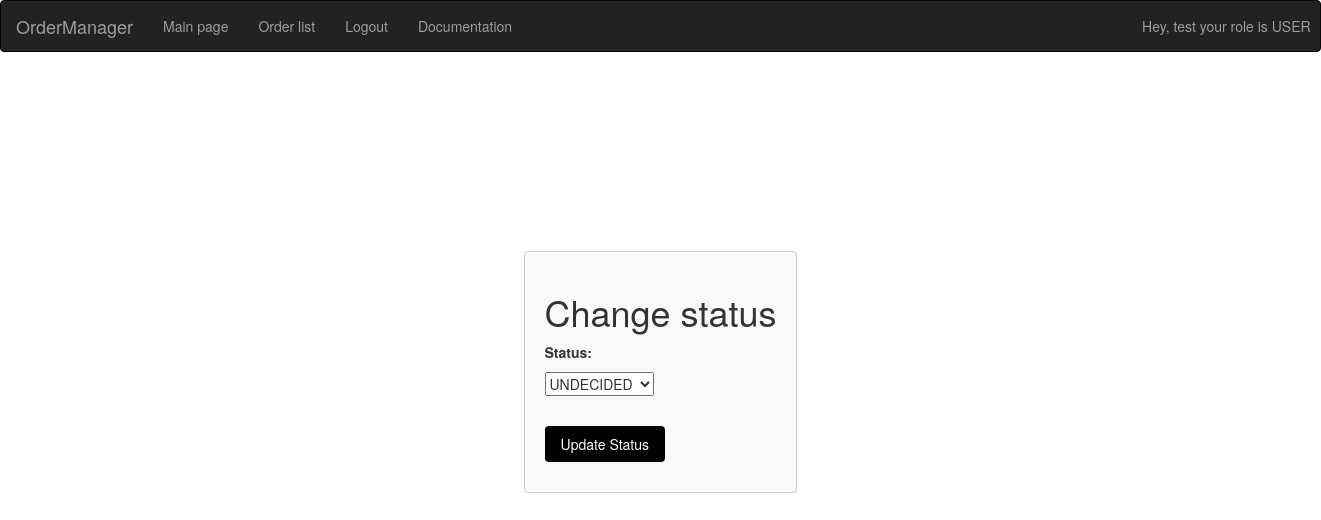
Page /orders/5/change_status/ (signed in) on the committed database.
### users/models.py (models this page shows, shortened)
class User(AbstractUser):
    class Role(models.TextChoices):
        USER = "USER", "user"
        CASHIER = "CASHIER", "cashier"
        CONSULTANT = "CONSULTANT", "consultant"
        BOOKER = "BOOKER", "booker"
    base_role = Role.USER
    role = models.CharField(max_length=50, choices=Role.choices, blank=True, null=True)

### market/models.py (models this page shows, shortened)
class OrderItem(models.Model):
    STATUS_CHOICES = (
        ("Undecided", "UNDECIDED"),
        ("Paid", "PAID"),
        ("Completed", "COMPLETED"),
    )
    product = models.ForeignKey(Product, on_delete=models.CASCADE, related_name='order_item')
    price = models.DecimalField(max_digits=10, decimal_places=2, blank=True, null=True)
    address = models.CharField(max_length=250, default="")
    postal_code = models.CharField(max_length=20, default="")
    city = models.CharField(max_length=100, default="")
    created = models.DateTimeField(
        auto_now_add=False, blank=True, null=True, default=timezone.now
    )
    updated = models.DateTimeField(
        auto_now_add=False, blank=True, null=True, default=timezone.now
    )
    customer = models.ForeignKey(User, null=True, blank=True, on_delete=models.CASCADE)
    file = models.FileField(default="", null=True, blank=True)
    is_paid = models.BooleanField(default=False, null=True, blank=True)
    status = models.CharField(
        max_length=10, choices=STATUS_CHOICES, default="Undecided"
    )

### market/views.py (the view, shortened to what this page needs)
class ChangeOrderStatusView(LoginRequiredMixin, View):
    def get(self, request, pk):
        order = get_object_or_404(OrderItem, id=pk)
        choices = get_choices(request, order)
        context = {"order": order, "page": "edit", "choices": choices}
        return render(request, "market/order_form.html", context)

### market/utils.py (called while the page is built)
def get_choices(request, order):
    role = request.user.role
    if role == "CASHIER":
        choices = order.STATUS_CHOICES[:2]
    elif role == "CONSULTANT":
        choices = [order.STATUS_CHOICES[2]]
    else:
        choices = order.STATUS_CHOICES
    return choices

### market/templates/market/order_form.html (shortened to what this page needs)
{% extends 'main.html' %}
{% block content %}
{% if page %}
<section class="change-status-section">
    <form method="post" class="change-status-form">
        <h1>Change status</h1>
        <label for="status">Status:</label>
        <select name="status" id="status" class="status-select">
            {% for choice in choices %}
                <option value="{{ choice.0 }}" {% if choice.0 == order.status %}selected{% endif %}>{{ choice.1 }}</option>
            {% endfor %}
        </select>
        <br><br>
        <input type="submit" value="Update Status" class="update-status-button">
    </form>
</section>
{%endif%}
{% endblock %}

### templates/havbar.html (shortened to what this page needs)
{% load static %}
<!DOCTYPE html>
<html lang="en">
<head>
  <link rel="stylesheet" href="https://maxcdn.bootstrapcdn.com/bootstrap/3.4.1/css/bootstrap.min.css">
  <link rel="stylesheet" href="{% static 'styles/main.css'%}">
</head>
{% block content %}
<body>
<nav class="navbar navbar-inverse">
  <div class="container-fluid">
    <div class="navbar-header">
      <a class="navbar-brand" href="{% url 'main' %}">OrderManager</a>
    </div>
    <ul class="nav navbar-nav">
      <li><a href="{% url 'main' %}">Main page</a></li>
      <li><a href="{% url 'showorders' %}">Order list</a></li>
      {% if request.user.is_authenticated %}
      <li><a href="{% url 'logout' %}">Logout</a></li>
      {% else %}
      <li><a href="{% url 'login' %}">Login/Sign Up</a></li>
      {% endif %}
      <li><a href="{% url 'docs' %}">Documentation</a></li>
      {% if request.user.is_authenticated %}
      <p class="navbar-text navbar-left-text">Hey, {{ request.user }} your role is {{ request.user.role }}</p>
      {% endif %}
    </ul>
  </div>
</nav>
</body>
{% endblock %}
</html>

### static/styles/main.css (style rules this page uses)
.change-status-section, .register-section { display: flex; justify-content: center; align-items: center; height: 100vh; }
.change-status-form, .register-form { margin-bottom: 200px; padding: 20px; border: 1px solid #ccc; border-radius: 4px; background-color: #f9f9f9; }
label { display: block; font-weight: bold; margin-bottom: 10px; }
.status-select, input[type="submit"] { margin-bottom: 10px; }
input[type="submit"] { padding: 8px 16px; background-color: #000; color: #fff; border: none; border-radius: 4px; cursor: pointer; }
.navbar-left-text { position: relative; top: 0; left: 600px; margin: 15px; }

### rows in the picture
User: user "test", user.role "USER"
OrderItem: status "UNDECIDED"
